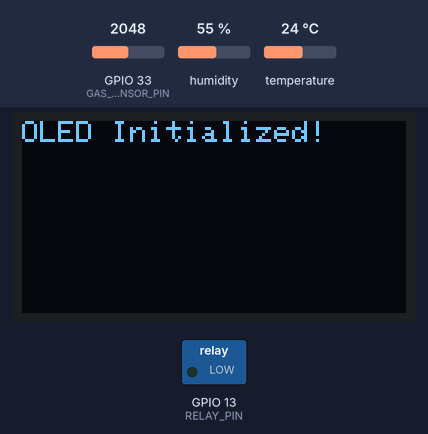
Bench run of a program on a simulated ESP32. Parts: 128×64 one-colour display, switched loads named in the program (green lamp = pin HIGH). The test bench sets the inputs (shaded band); at power-on: GPIO 33 (GAS_SENSOR_PIN) = 2048, humidity 55 %, temperature 24 °C. WiFi joins after 1.5 s; servers stay silent unless stated; web services answer with replies made up by the test bench; what the program prints to the serial monitor is not drawn.

Above: at 0.1 s.
At 2.1 s:
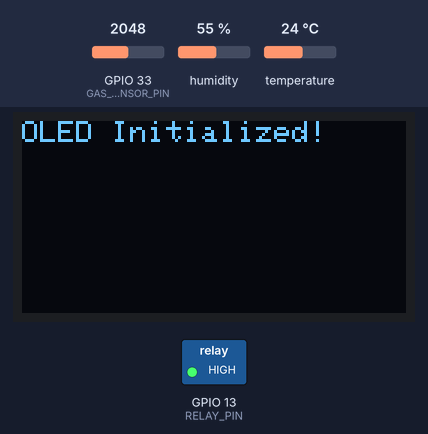
At 4.2 s:
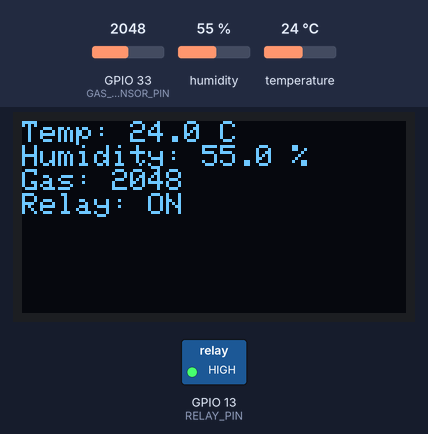

The program:

main.cpp
```cpp
#include <Arduino.h>

#include <Wire.h>
#include <WiFi.h>
#include <HTTPClient.h>
#include <Adafruit_SSD1306.h>
#include <DHT.h>

// ------------------- ThingSpeak Credentials -------------------
const char* ssid = "Mukesh";               // WiFi SSID
const char* password = "mukesh04120";      // WiFi Password
const char* server = "http://api.thingspeak.com/update";
const char* apiKey = "J9QAULPPD90PF1AI";   // Your API Key
const char* channelID = "2835908";         // Your Channel ID

// ------------------- Sensor & OLED Definitions -------------------
#define DHTPIN         4
#define DHTTYPE        DHT11
#define GAS_SENSOR_PIN 33
#define RELAY_PIN      13

#define SCREEN_WIDTH   128
#define SCREEN_HEIGHT  64
Adafruit_SSD1306 display(SCREEN_WIDTH, SCREEN_HEIGHT, &Wire, -1);

DHT dht(DHTPIN, DHTTYPE);

// ------------------- Function to Send Data to ThingSpeak -------------------
void sendToThingSpeak(float temperature, float humidity, int gasValue, bool relayStatus) {
  if (WiFi.status() == WL_CONNECTED) {
    HTTPClient http;

    String url = String(server) + "?api_key=" + apiKey +
                 "&field1=" + String(temperature) +
                 "&field2=" + String(humidity) +
                 "&field3=" + String(gasValue) +
                 "&field4=" + String(relayStatus);

    Serial.println("Sending data to ThingSpeak: " + url);

    http.begin(url);
    int httpResponseCode = http.GET();

    if (httpResponseCode > 0) {
      Serial.println("Data sent successfully to ThingSpeak!");
    } else {
      Serial.println("Error sending data: " + String(httpResponseCode));
    }

    http.end();
  } else {
    Serial.println("WiFi Disconnected! Cannot send data.");
  }
}

// ------------------- Function to Update OLED Display -------------------
void updateOLED(float temperature, float humidity, int gasValue, bool relayStatus) {
  display.clearDisplay();
  display.setTextSize(1);
  display.setTextColor(SSD1306_WHITE);
  display.setCursor(0, 0);
  display.println("Temp: " + String(temperature, 1) + " C");
  display.println("Humidity: " + String(humidity, 1) + " %");
  display.println("Gas: " + String(gasValue));
  display.println("Relay: " + String(relayStatus ? "ON" : "OFF"));
  display.display();
}

// ------------------- Setup Function -------------------
void setup() {
  Serial.begin(115200);
  Wire.begin(21, 22);

  // Initialize OLED
  if (!display.begin(SSD1306_SWITCHCAPVCC, 0x3C)) {
    Serial.println("OLED initialization failed");
    while (true);
  }
  display.clearDisplay();
  display.setTextSize(1);
  display.setTextColor(SSD1306_WHITE);
  display.setCursor(0, 0);
  display.println("OLED Initialized!");
  display.display();
  delay(2000);

  dht.begin();
  pinMode(GAS_SENSOR_PIN, INPUT);
  pinMode(RELAY_PIN, OUTPUT);
  digitalWrite(RELAY_PIN, HIGH);

  // Connect to WiFi
  WiFi.mode(WIFI_STA);
  WiFi.begin(ssid, password);
  Serial.print("Connecting to WiFi...");
  while (WiFi.status() != WL_CONNECTED) {
    delay(1000);
    Serial.print(".");
  }
  Serial.println("\nWiFi connected!");
  Serial.print("ESP32 IP Address: ");
  Serial.println(WiFi.localIP());
}

// ------------------- Loop Function -------------------
void loop() {
  float temperature = dht.readTemperature();
  float humidity = dht.readHumidity();
  int gasValue = analogRead(GAS_SENSOR_PIN);

  // Relay ON if threshold is exceeded
  bool relayStatus = (temperature > 24 || humidity < 40 || humidity > 60 || gasValue > 500);
  digitalWrite(RELAY_PIN, relayStatus ? HIGH : LOW);

  // Update OLED Display
  updateOLED(temperature, humidity, gasValue, relayStatus);

  // Send Data to ThingSpeak
  sendToThingSpeak(temperature, humidity, gasValue, relayStatus);

  delay(15000);  // ThingSpeak allows updates every 15 seconds
}
```
